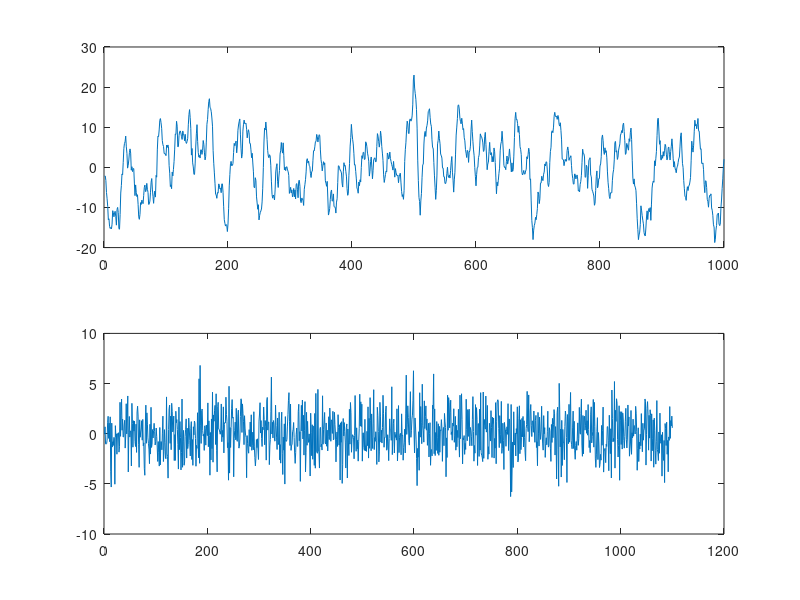

The MATLAB script that drew this image: (Note: this script raises an error after producing the figure.)

clc
clf

fnum = 0;

n       = 1000;
A       = [1, -1.35, 0.43];
sigma2  = 4;
noise   = sqrt(sigma2) * randn(n + 100, 1);
y       = filter(1, A, noise);
y       = y(101:end);
fnum = fnum + 1;
figure(fnum)
subplot(211)
plot(y)
subplot(212)
plot(noise)

n_est = floor(2/3*n);
y_est = iddata(y(1:n_est));
y_val = iddata(y(n_est + 1:end));

NN = [1:10]';

V = arxstruc(y_est, y_val, NN);
n_order = selstruc(V, 0);
n_aic = selstruc(V, 'aic');


n_order = zeros([1,100]);
n_aic = zeros([1,100]);
for i=1:100
    noise = sqrt(sigma2) * randn(n + 100, 1);
    y = filter(1, A, noise);
    y = y(101:end);
    y_est = iddata(y(1:n_est));
    y_val = iddata(y(n_est + 1:end));
    V = arxstruc(y_est, y_val, NN);
    n_order(i) = selstruc(V, 0);
    n_aic(i) = selstruc(V, 'aic');
end

fnum = fnum + 1;
figure(fnum)
subplot(211)
hist(n_order)
grid on
ylim([0,100])
title('LS criterion')
subplot(212)
hist(n_aic)
grid on
ylim([0,100])
title('AIC criterion')

ar_model = arx(y, n_order(end));
ar_model.NoiseVariance
ar_model.CovarianceMatrix % Ask about this...
present(ar_model)
















